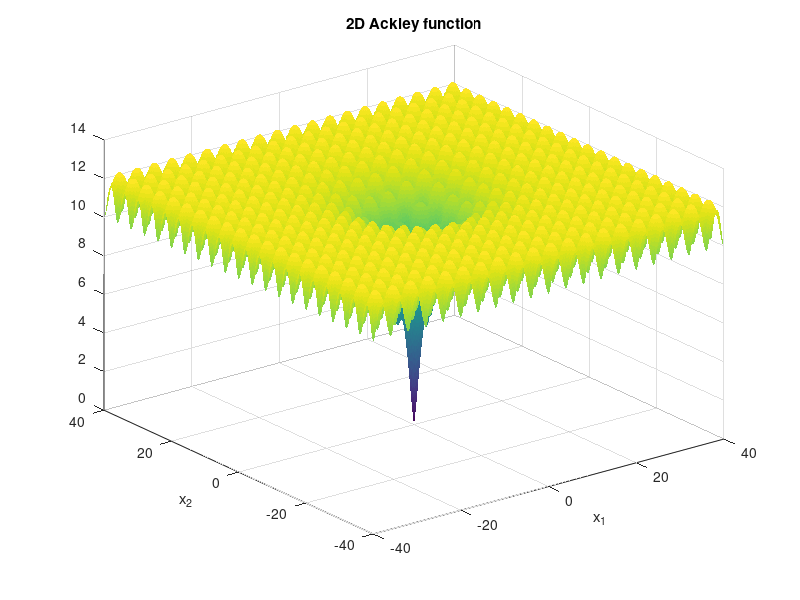
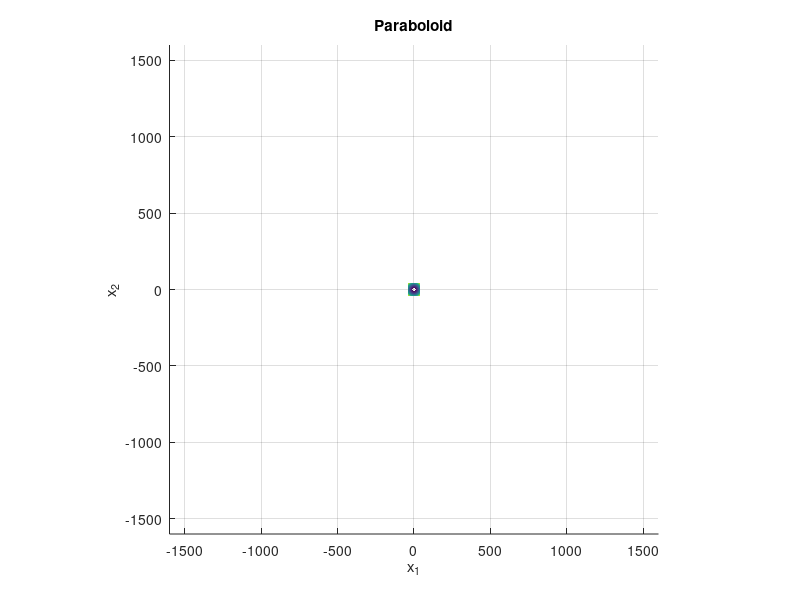
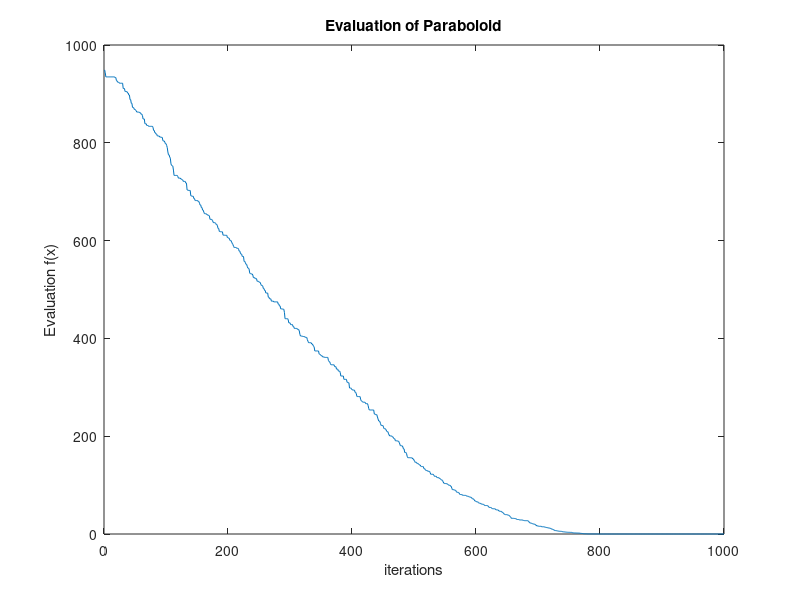

Here is the MATLAB script that generated these plots, in order:
clear;clc
%% Ackley_2D
Ackley_2D = @(x1,x2,a,b,c) -a.*exp(-b.*sqrt(x1.^2 + x2.^2))-exp((cos(c.*x1)+cos(c.*x2))./2) + a + exp(1);
frist = -40; last = 40; 
x1 = frist:0.1:last ; x2 = frist:0.1:last;

a = 10 ;
b = 0.2;
c= pi/2;
%plot(x1,x2,Ackley_2D(x1,x2,a,b,c))

[X,Y] = meshgrid(x1,x2);
Z = Ackley_2D(X,Y,a,b,c);
figure(1);
colorbar;
surf(X,Y,Z,"LineStyle","none");
title('2D Ackley function')
xlabel('x_{1}')
ylabel('x_{2}')
%axis equal;
%view(0,90);

%% Paraboloid
para = @(x1,x2) x1.^2 + x2.^2 ;
P = para(X,Y);
figure(2);
colorbar;
surf(X,Y,P,"LineStyle","none");
title('Paraboloid')
xlabel('x_{1}')
ylabel('x_{2}')
axis equal;
view(0,90);
%% simulated annealing
bounds = [frist last;frist last];
%define the total iterations
n_iterations = 1000;
step_size = 0.1;
%initial temperature
temp = 10;
%%%%
m = ones(n_iterations,1);
best = bounds(:,1) + rand(length(bounds),1) .* (bounds(:, 2) - bounds(:, 1));
%best = [1 1];
%best_eval = Ackley_2D(best(1),best(2),a,b,c);
best_eval = para(best(1),best(2));
curr = best; curr_eval = best_eval;
for i = 1:1:n_iterations
    candidate = curr + randn(length(bounds),1) .* step_size;
    %candidate_eval = Ackley_2D(candidate(1),candidate(2),a,b,c);
    candidate_eval = para(candidate(1),candidate(2));
    if candidate_eval < best_eval
        best  = candidate ;
        best_eval = candidate_eval;
        disp(best_eval);
    end
    %Energy change
    diffE = candidate_eval - curr_eval;
    %temperature
    t = temp / (i + 1);
    %t = temp;

    metropolis = exp(-diffE / t);
    if diffE < 0 || rand() < metropolis
        curr  = candidate; 
        curr_eval = candidate_eval;
        disp(curr_eval);
        disp(i);
    end
    %disp(i);
    m(i,1) = i;
    m(i,2) = best_eval;
end
%disp(i);
title_graph = 'Evaluation of Paraboloid';
%title_graph = '2D Ackley function';
X = sprintf('x1 = %d , x2 = %d and z = %d.',best(1) ,best(2),best_eval);
disp(X)

figure(3);
plot(m(:,1),m(:,2));
title(title_graph);
xlabel('iterations')
ylabel('Evaluation f(x)')

